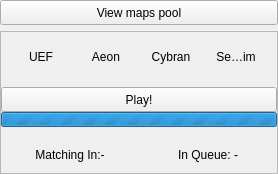
<?xml version="1.0" encoding="UTF-8"?>
<ui version="4.0">
 <class>Form</class>
 <widget class="QWidget" name="Form">
  <property name="geometry">
   <rect>
    <x>0</x>
    <y>0</y>
    <width>278</width>
    <height>174</height>
   </rect>
  </property>
  <property name="windowTitle">
   <string>Form</string>
  </property>
  <layout class="QGridLayout" name="gridLayout_2">
   <property name="leftMargin">
    <number>0</number>
   </property>
   <property name="topMargin">
    <number>0</number>
   </property>
   <property name="rightMargin">
    <number>0</number>
   </property>
   <property name="bottomMargin">
    <number>0</number>
   </property>
   <item row="0" column="0">
    <widget class="QToolButton" name="mapsPool">
     <property name="sizePolicy">
      <sizepolicy hsizetype="Expanding" vsizetype="Fixed">
       <horstretch>0</horstretch>
       <verstretch>0</verstretch>
      </sizepolicy>
     </property>
     <property name="minimumSize">
      <size>
       <width>0</width>
       <height>25</height>
      </size>
     </property>
     <property name="focusPolicy">
      <enum>Qt::NoFocus</enum>
     </property>
     <property name="whatsThis">
      <string extracomment="Show the ladder maps pool"/>
     </property>
     <property name="autoFillBackground">
      <bool>true</bool>
     </property>
     <property name="text">
      <string>View maps pool</string>
     </property>
    </widget>
   </item>
   <item row="1" column="0">
    <widget class="QFrame" name="rankedFrame">
     <property name="sizePolicy">
      <sizepolicy hsizetype="Preferred" vsizetype="Minimum">
       <horstretch>0</horstretch>
       <verstretch>0</verstretch>
      </sizepolicy>
     </property>
     <property name="minimumSize">
      <size>
       <width>50</width>
       <height>60</height>
      </size>
     </property>
     <property name="frameShape">
      <enum>QFrame::StyledPanel</enum>
     </property>
     <property name="frameShadow">
      <enum>QFrame::Plain</enum>
     </property>
     <layout class="QGridLayout" name="gridLayout">
      <property name="leftMargin">
       <number>0</number>
      </property>
      <property name="topMargin">
       <number>0</number>
      </property>
      <property name="rightMargin">
       <number>0</number>
      </property>
      <property name="bottomMargin">
       <number>0</number>
      </property>
      <property name="spacing">
       <number>0</number>
      </property>
      <item row="4" column="0">
       <widget class="QProgressBar" name="searchProgress">
        <property name="font">
         <font>
          <pointsize>4</pointsize>
         </font>
        </property>
        <property name="toolTip">
         <string>Scanning for Opponents</string>
        </property>
        <property name="minimum">
         <number>0</number>
        </property>
        <property name="maximum">
         <number>0</number>
        </property>
        <property name="value">
         <number>0</number>
        </property>
        <property name="alignment">
         <set>Qt::AlignCenter</set>
        </property>
        <property name="format">
         <string>scanning</string>
        </property>
       </widget>
      </item>
      <item row="2" column="0">
       <spacer name="verticalSpacer_2">
        <property name="orientation">
         <enum>Qt::Vertical</enum>
        </property>
        <property name="sizeType">
         <enum>QSizePolicy::Fixed</enum>
        </property>
        <property name="sizeHint" stdset="0">
         <size>
          <width>20</width>
          <height>5</height>
         </size>
        </property>
       </spacer>
      </item>
      <item row="3" column="0">
       <widget class="QToolButton" name="rankedPlay">
        <property name="sizePolicy">
         <sizepolicy hsizetype="Expanding" vsizetype="Fixed">
          <horstretch>0</horstretch>
          <verstretch>0</verstretch>
         </sizepolicy>
        </property>
        <property name="minimumSize">
         <size>
          <width>0</width>
          <height>25</height>
         </size>
        </property>
        <property name="maximumSize">
         <size>
          <width>16777215</width>
          <height>25</height>
         </size>
        </property>
        <property name="focusPolicy">
         <enum>Qt::NoFocus</enum>
        </property>
        <property name="acceptDrops">
         <bool>false</bool>
        </property>
        <property name="toolTip">
         <string/>
        </property>
        <property name="whatsThis">
         <string extracomment="Select some factions and start searching for a 1 vs 1 match"/>
        </property>
        <property name="autoFillBackground">
         <bool>true</bool>
        </property>
        <property name="text">
         <string>Play!</string>
        </property>
       </widget>
      </item>
      <item row="6" column="0">
       <layout class="QHBoxLayout" name="horizontalLayout_5">
        <property name="topMargin">
         <number>5</number>
        </property>
        <property name="bottomMargin">
         <number>0</number>
        </property>
        <item>
         <widget class="QLabel" name="labelMatchingIn">
          <property name="text">
           <string>Matching In:-</string>
          </property>
          <property name="alignment">
           <set>Qt::AlignCenter</set>
          </property>
         </widget>
        </item>
        <item>
         <widget class="QLabel" name="labelInQueue">
          <property name="text">
           <string>In Queue: -</string>
          </property>
          <property name="alignment">
           <set>Qt::AlignCenter</set>
          </property>
         </widget>
        </item>
       </layout>
      </item>
      <item row="1" column="0">
       <layout class="QHBoxLayout" name="horizontalLayout_2">
        <property name="spacing">
         <number>0</number>
        </property>
        <item>
         <widget class="QToolButton" name="rankedUEF">
          <property name="sizePolicy">
           <sizepolicy hsizetype="Fixed" vsizetype="Fixed">
            <horstretch>0</horstretch>
            <verstretch>0</verstretch>
           </sizepolicy>
          </property>
          <property name="minimumSize">
           <size>
            <width>50</width>
            <height>50</height>
           </size>
          </property>
          <property name="maximumSize">
           <size>
            <width>50</width>
            <height>50</height>
           </size>
          </property>
          <property name="focusPolicy">
           <enum>Qt::NoFocus</enum>
          </property>
          <property name="toolTip">
           <string>UEF Ranked Match</string>
          </property>
          <property name="autoFillBackground">
           <bool>false</bool>
          </property>
          <property name="text">
           <string>UEF</string>
          </property>
          <property name="iconSize">
           <size>
            <width>50</width>
            <height>50</height>
           </size>
          </property>
          <property name="checkable">
           <bool>true</bool>
          </property>
          <property name="toolButtonStyle">
           <enum>Qt::ToolButtonIconOnly</enum>
          </property>
          <property name="autoRaise">
           <bool>true</bool>
          </property>
          <property name="arrowType">
           <enum>Qt::NoArrow</enum>
          </property>
         </widget>
        </item>
        <item>
         <widget class="QToolButton" name="rankedAeon">
          <property name="sizePolicy">
           <sizepolicy hsizetype="Fixed" vsizetype="Fixed">
            <horstretch>0</horstretch>
            <verstretch>0</verstretch>
           </sizepolicy>
          </property>
          <property name="minimumSize">
           <size>
            <width>50</width>
            <height>50</height>
           </size>
          </property>
          <property name="maximumSize">
           <size>
            <width>50</width>
            <height>50</height>
           </size>
          </property>
          <property name="focusPolicy">
           <enum>Qt::NoFocus</enum>
          </property>
          <property name="toolTip">
           <string>Aeon Ranked Match</string>
          </property>
          <property name="autoFillBackground">
           <bool>false</bool>
          </property>
          <property name="text">
           <string>Aeon</string>
          </property>
          <property name="iconSize">
           <size>
            <width>50</width>
            <height>50</height>
           </size>
          </property>
          <property name="checkable">
           <bool>true</bool>
          </property>
          <property name="toolButtonStyle">
           <enum>Qt::ToolButtonIconOnly</enum>
          </property>
          <property name="autoRaise">
           <bool>true</bool>
          </property>
          <property name="arrowType">
           <enum>Qt::NoArrow</enum>
          </property>
         </widget>
        </item>
        <item>
         <widget class="QToolButton" name="rankedCybran">
          <property name="sizePolicy">
           <sizepolicy hsizetype="Fixed" vsizetype="Fixed">
            <horstretch>0</horstretch>
            <verstretch>0</verstretch>
           </sizepolicy>
          </property>
          <property name="minimumSize">
           <size>
            <width>50</width>
            <height>50</height>
           </size>
          </property>
          <property name="maximumSize">
           <size>
            <width>50</width>
            <height>50</height>
           </size>
          </property>
          <property name="focusPolicy">
           <enum>Qt::NoFocus</enum>
          </property>
          <property name="toolTip">
           <string>Cybran Ranked Match</string>
          </property>
          <property name="autoFillBackground">
           <bool>false</bool>
          </property>
          <property name="text">
           <string>Cybran</string>
          </property>
          <property name="iconSize">
           <size>
            <width>50</width>
            <height>50</height>
           </size>
          </property>
          <property name="checkable">
           <bool>true</bool>
          </property>
          <property name="toolButtonStyle">
           <enum>Qt::ToolButtonIconOnly</enum>
          </property>
          <property name="autoRaise">
           <bool>true</bool>
          </property>
          <property name="arrowType">
           <enum>Qt::NoArrow</enum>
          </property>
         </widget>
        </item>
        <item>
         <widget class="QToolButton" name="rankedSeraphim">
          <property name="sizePolicy">
           <sizepolicy hsizetype="Fixed" vsizetype="Fixed">
            <horstretch>0</horstretch>
            <verstretch>0</verstretch>
           </sizepolicy>
          </property>
          <property name="minimumSize">
           <size>
            <width>50</width>
            <height>50</height>
           </size>
          </property>
          <property name="maximumSize">
           <size>
            <width>50</width>
            <height>50</height>
           </size>
          </property>
          <property name="focusPolicy">
           <enum>Qt::NoFocus</enum>
          </property>
          <property name="toolTip">
           <string>Seraphim Ranked Match</string>
          </property>
          <property name="autoFillBackground">
           <bool>false</bool>
          </property>
          <property name="text">
           <string>Seraphim</string>
          </property>
          <property name="iconSize">
           <size>
            <width>50</width>
            <height>50</height>
           </size>
          </property>
          <property name="checkable">
           <bool>true</bool>
          </property>
          <property name="toolButtonStyle">
           <enum>Qt::ToolButtonIconOnly</enum>
          </property>
          <property name="autoRaise">
           <bool>true</bool>
          </property>
          <property name="arrowType">
           <enum>Qt::NoArrow</enum>
          </property>
         </widget>
        </item>
       </layout>
      </item>
      <item row="5" column="0">
       <spacer name="verticalSpacer">
        <property name="orientation">
         <enum>Qt::Vertical</enum>
        </property>
        <property name="sizeType">
         <enum>QSizePolicy::Fixed</enum>
        </property>
        <property name="sizeHint" stdset="0">
         <size>
          <width>5</width>
          <height>5</height>
         </size>
        </property>
       </spacer>
      </item>
     </layout>
    </widget>
   </item>
  </layout>
 </widget>
 <resources/>
 <connections/>
</ui>
